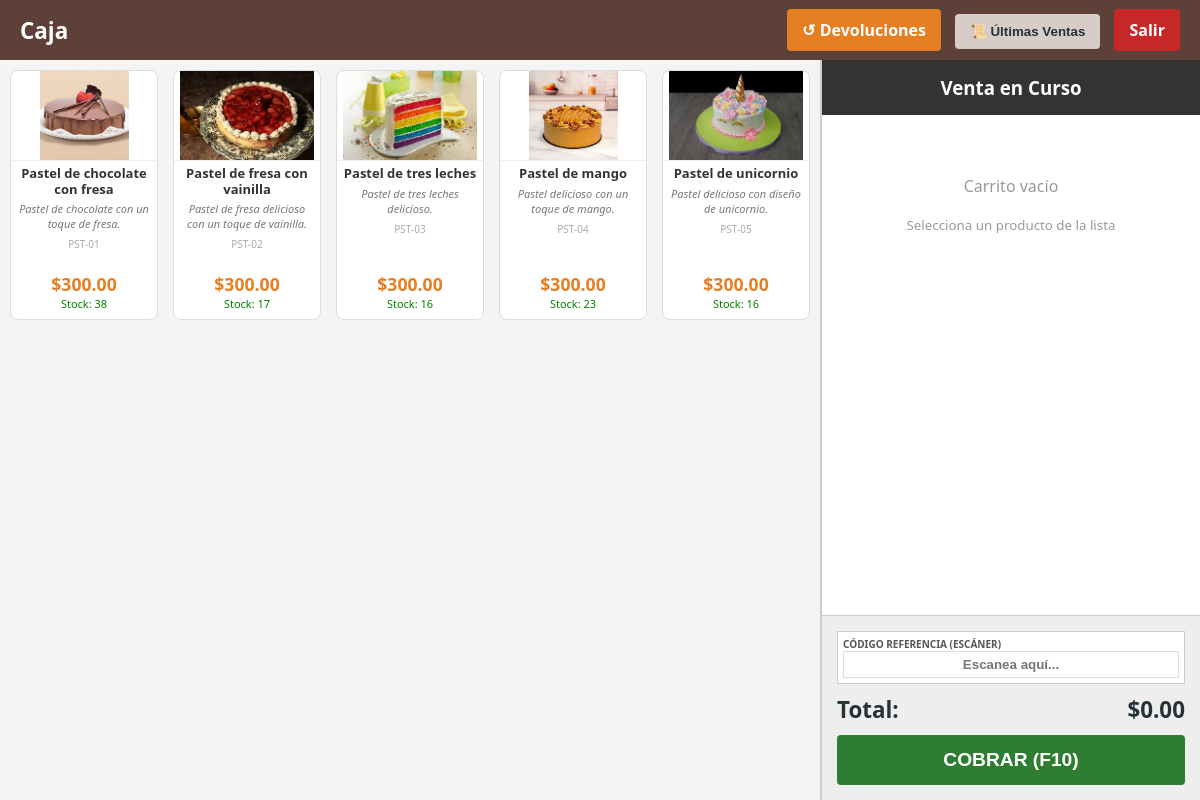
Page /pos.php (signed in) on the committed database.
### tables this page shows
CREATE TABLE `items` (
  `id` int(10) UNSIGNED NOT NULL,
  `codigo` varchar(50) NOT NULL,
  `nombre` varchar(150) NOT NULL,
  `descripcion` text DEFAULT NULL,
  `precio` decimal(10,2) NOT NULL,
  `id_proveedor` int(10) UNSIGNED DEFAULT NULL,
  `activo` tinyint(1) NOT NULL DEFAULT 1,
  `creado_en` timestamp NOT NULL DEFAULT current_timestamp(),
  `imagen` varchar(255) DEFAULT 'default.png'
);

### pos.php (the view, shortened to what this page needs)
<?php
require 'db.php';
$sql = "SELECT i.id, i.codigo, i.nombre, i.descripcion, i.precio, i.imagen, IFNULL(e.cantidad, 0) as cantidad
        FROM items i
        LEFT JOIN existencias e ON i.id = e.id_item
        WHERE i.activo = 1";
$result = $conn->query($sql);
$productos_db = [];
while($row = $result->fetch_assoc()) {
    $productos_db[] = $row;
}
?>
<!DOCTYPE html>
<html lang="es">
<head>
    <link rel="stylesheet" href="style/styles.css?v=<?= time() ?>">
</head>
<body>
<nav class="pos-navbar">
    <div style="font-size: 1.2rem; font-weight: bold;">
        <h3 style="margin:0">Caja</h3>
    </div>
    <div class="pos-nav-links" id="posNav">
        <a href="pos_devoluciones.php" class="btn" style="background: #E67E22; color: white; margin-right: 10px; text-decoration: none;">↺ Devoluciones</a>
        <button onclick="verUltimasVentas()" class="btn btn-secondary">📜 Últimas Ventas</button>
        <a href="logout.php" class="btn btn-danger" style="margin-left: 10px;">Salir</a>
    </div>
</nav>
<div class="pos-layout">
    <div class="pos-products">
        <div class="pos-grid">
        <?php foreach($productos_db as $p): ?>
            <div class="product-card" onclick="agregar('<?= $p['codigo'] ?>')">
                <img src="img_items/<?= $p['imagen'] ?: 'default.png' ?>" alt="Foto" onerror="this.src='https://via.placeholder.com/150'">
                <div class="product-info">
                    <h4><?= $p['nombre'] ?></h4>
                    <div class="product-desc"><?= $p['descripcion'] ?></div>
                    <div style="font-size:10px; color:#aaa; margin-top:2px;"><?= $p['codigo'] ?></div>
                </div>
                <div class="price-tag">$<?= number_format($p['precio'], 2) ?></div>
                <?php if($p['cantidad'] > 0): ?>
                    <small style="color:green; font-size:11px;">Stock: <?= $p['cantidad'] ?></small>
                <?php else: ?>
                    <small style="color:red; font-weight:bold; font-size:11px;">AGOTADO</small>
                <?php endif; ?>
            </div>
        <?php endforeach; ?>
        </div>
    </div>
    <div class="pos-ticket">
        <div class="ticket-header">
            <h3 style="margin:0">Venta en Curso</h3>
        </div>
        <div id="cart-list" class="ticket-body">
            <div style="text-align:center; color:#999; margin-top:50px;">
                <p>Carrito vacío</p>
                <small>Selecciona un producto de la lista</small>
            </div>
        </div>
        <div class="ticket-footer">
            <div class="external-code-box">
                <label>CÓDIGO REFERENCIA (ESCÁNER)</label>
                <input type="text" id="codigoExternoInput" placeholder="Escanea aquí..." autocomplete="off">
            </div>
            <div style="display:flex; justify-content:space-between; font-size:1.4rem; font-weight:bold; margin-bottom:10px;">
                <span>Total:</span>
                <span id="total-lbl">$0.00</span>
            </div>
            <button id="btn-cobrar-f10" class="btn btn-success w-100" style="height:50px; font-size:1.2rem;" onclick="cobrar()">COBRAR (F10)</button>
        </div>
    </div>
</div>
</body>
</html>

### PASTELERIA MZ/style/styles.css (style rules this page uses)
:root { --primary: #5D4037; --secondary: #D7CCC8; --accent: #2E7D32; --danger: #C62828; --dark: #263238; --light: #ECEFF1; --white: #ffffff; --sidebar-width: 260px; }
* { box-sizing: border-box; }
body { font-family: 'Segoe UI', sans-serif; background: var(--light); margin: 0; color: var(--dark); }
.btn { border: none; padding: 10px 15px; border-radius: 4px; cursor: pointer; font-weight: bold; color: white; transition: 0.2s; text-decoration: none; display: inline-block; }
.btn-secondary { background: var(--secondary); color: var(--dark); }
.btn-success { background: var(--accent); }
.btn-danger { background: var(--danger); }
.w-100 { width: 100%; }

### pos.php (style rules this page uses)
body { overflow: hidden; margin: 0; padding: 0; }
.pos-navbar { background: var(--primary); color: white; padding: 0 20px; display: flex; justify-content: space-between; align-items: center; height: 60px; position: relative; }
.pos-layout { display: flex; flex-direction: row; flex-wrap: nowrap; height: calc(100vh - 60px); width: 100%; }
.pos-products { flex-grow: 1; order: 1; padding: 10px; overflow-y: auto; background: #f4f4f4; }
.pos-ticket { width: 380px; min-width: 380px; order: 2; background: white; border-left: 2px solid #ccc; display: flex; flex-direction: column; z-index: 10; }
.pos-grid { display: grid; grid-template-columns: repeat(auto-fill, minmax(140px, 1fr)); gap: 15px; }
.product-card { background: white; border: 1px solid #ddd; border-radius: 8px; cursor: pointer; text-align: center; padding-bottom: 8px; overflow: hidden; transition: transform 0.1s; display: flex; flex-direction: column; justify-content: space-between; height: 250px; }
.product-card img { width: 100%; height: 90px; object-fit: contain; border-bottom: 1px solid #eee; margin-bottom: 5px; }
.product-info { padding: 0 5px; flex-grow: 1; display: flex; flex-direction: column; }
.product-card h4 { font-size: 13px; margin: 0; color: #333; line-height: 1.2; font-weight: bold; }
.product-desc { font-size: 11px; color: #777; margin: 4px 0; font-style: italic; display: -webkit-box; -webkit-line-clamp: 2; -webkit-box-orient: vertical; overflow: hidden; }
.price-tag { color: #E67E22; font-weight: bold; font-size: 1.1em; margin-top: auto; }
.ticket-header { padding: 15px; background: #333; color: white; text-align: center; }
.ticket-body { flex: 1; overflow-y: auto; padding: 10px; }
.ticket-footer { padding: 15px; background: #eee; border-top: 1px solid #ccc; }
.external-code-box { margin-bottom: 10px; padding: 5px; background: #fff; border: 1px solid #ccc; }
.external-code-box label { display: block; font-size: 10px; font-weight: bold; color: #555; }
.external-code-box input { width: 100%; padding: 5px; font-weight: bold; text-align: center; border: 1px solid #ddd; }

### rows in the picture
items: imagen (picture), nombre "Pastel de chocolate con fresa", descripcion "Pastel de chocolate con un toque de fresa.", codigo "PST-01", precio "300.00", cantidad "38"
items: imagen (picture), nombre "Pastel de fresa con vainilla", descripcion "Pastel de fresa delicioso con un toque de vainilla.", codigo "PST-02", precio "300.00", cantidad "17"
items: imagen (picture), nombre "Pastel de tres leches", descripcion "Pastel de tres leches delicioso.", codigo "PST-03", precio "300.00", cantidad "16"
items: imagen (picture), nombre "Pastel de mango", descripcion "Pastel delicioso con un toque de mango.", codigo "PST-04", precio "300.00", cantidad "23"
items: imagen (picture), nombre "Pastel de unicornio", descripcion "Pastel delicioso con diseño de unicornio.", codigo "PST-05", precio "300.00", cantidad "16"
